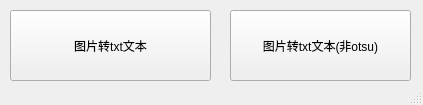
<?xml version="1.0" encoding="UTF-8"?>
<ui version="4.0">
 <class>transform</class>
 <widget class="QMainWindow" name="transform">
  <property name="geometry">
   <rect>
    <x>0</x>
    <y>0</y>
    <width>423</width>
    <height>105</height>
   </rect>
  </property>
  <property name="windowTitle">
   <string>transform</string>
  </property>
  <widget class="QWidget" name="centralWidget">
   <widget class="QPushButton" name="pushButton">
    <property name="geometry">
     <rect>
      <x>10</x>
      <y>10</y>
      <width>201</width>
      <height>71</height>
     </rect>
    </property>
    <property name="text">
     <string>图片转txt文本</string>
    </property>
   </widget>
   <widget class="QPushButton" name="pushButton_2">
    <property name="geometry">
     <rect>
      <x>230</x>
      <y>10</y>
      <width>181</width>
      <height>71</height>
     </rect>
    </property>
    <property name="text">
     <string>图片转txt文本(非otsu)</string>
    </property>
   </widget>
  </widget>
  <widget class="QStatusBar" name="statusBar"/>
 </widget>
 <layoutdefault spacing="6" margin="11"/>
 <resources/>
 <connections/>
</ui>
